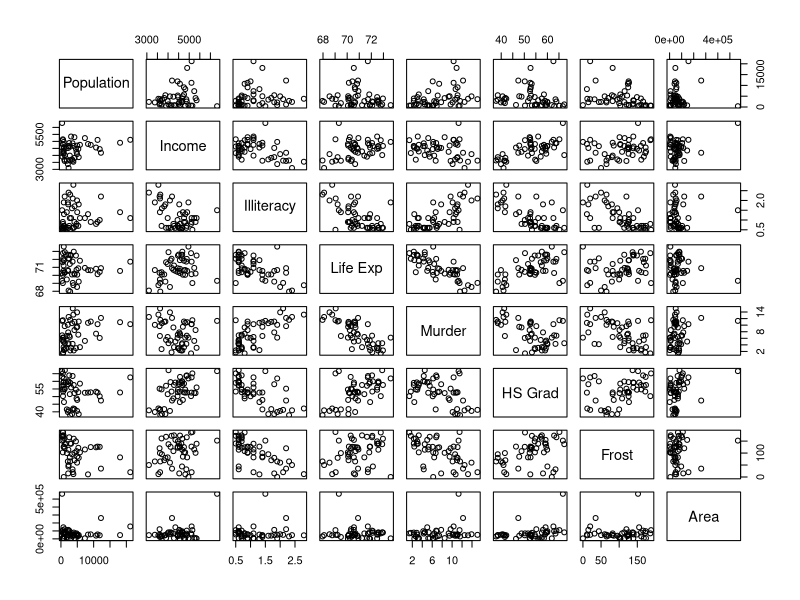
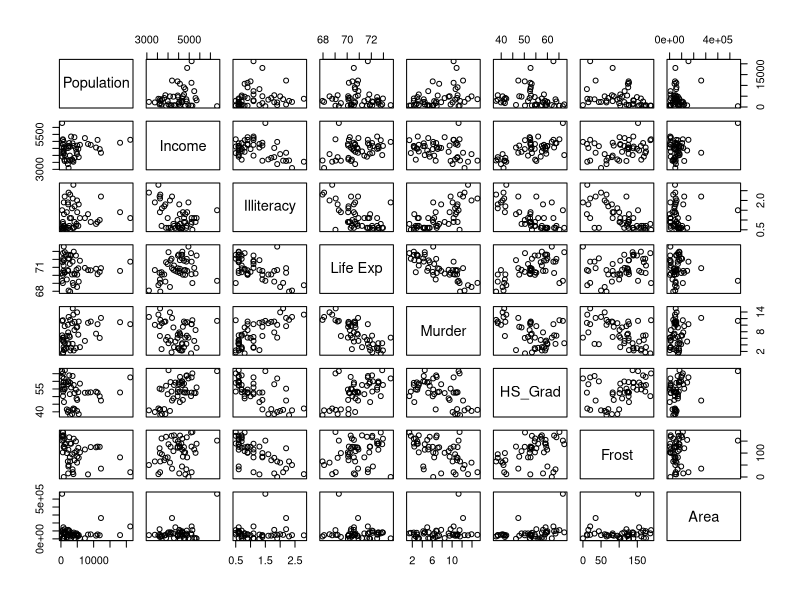
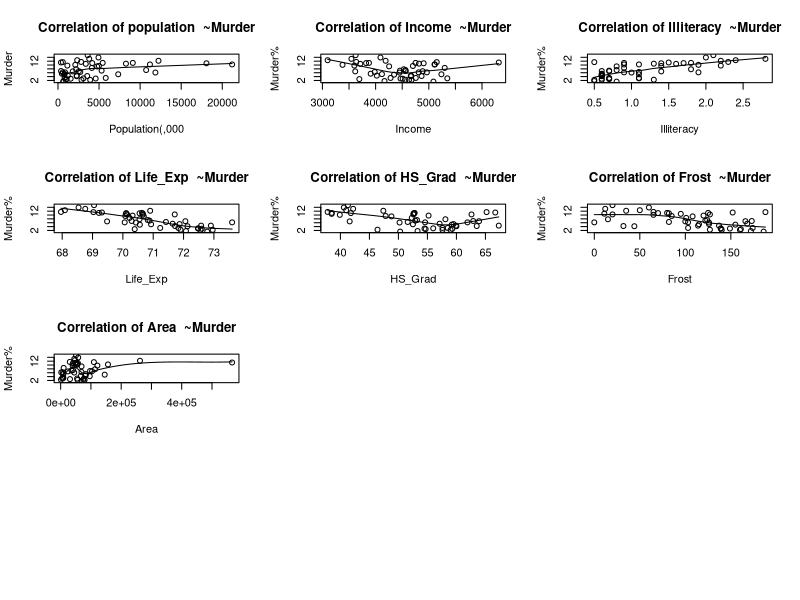
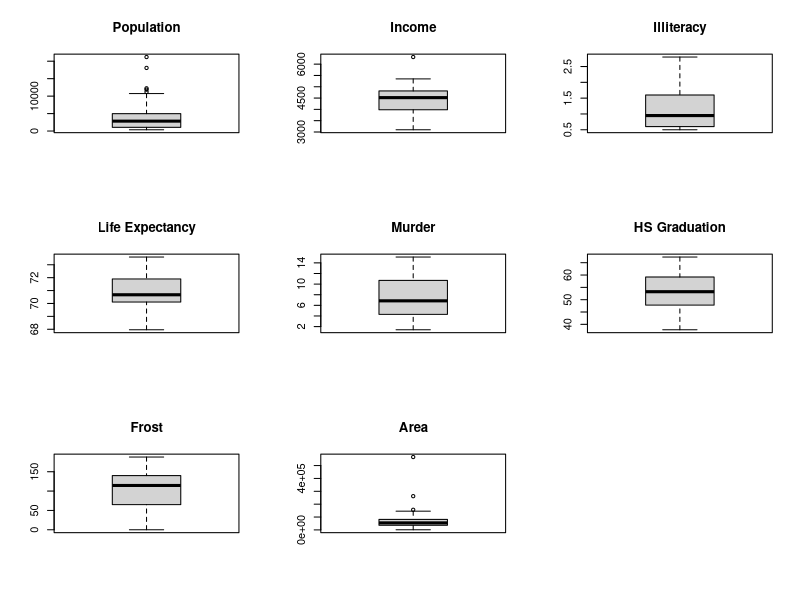

These figures' R source, in order: (Note: this script raises an error after producing the figures.)
state_data <- as.data.frame(state.x77)
state_data

View(state_data)
pairs(state_data)
cor(state_data)

names(state_data)[names(state_data) == "Life exp"] <- "Life_Exp"
names(state_data)[names(state_data) == "HS Grad"] <- "HS_Grad"
state_data

library(e1071)
windows(20,12)
pairs(state_data, smooth=FALSE, scale=FALSE, density=TRUE,ellipses=FALSE, method="spearman",
      pch=21, lm=FALSE,cor=TRUE, jiggle =FALSE, factor=2, hist.col=4,stars=TRUE,ci =TRUE)
warnings()

windows(20,12)
par(mfrow=c(4,3))
scatter.smooth(x=state_data$Population, y=state_data$Murder,
               main="Correlation of population  ~Murder",
               xlab="Population(,000",
               ylab="Murder")
scatter.smooth(x=state_data$Income, y=state_data$Murder,
               main="Correlation of Income  ~Murder",
               xlab="Income",
               ylab="Murder%")
scatter.smooth(x=state_data$Illiteracy, y=state_data$Murder,
               main="Correlation of Illiteracy  ~Murder",
               xlab="Illiteracy",
               ylab="Murder%")
scatter.smooth(x=state_data$`Life Exp`, y=state_data$Murder,
               main="Correlation of Life_Exp  ~Murder",
               xlab="Life_Exp",
               ylab="Murder%")
scatter.smooth(x=state_data$HS_Grad, y=state_data$Murder,
               main="Correlation of HS_Grad  ~Murder",
               xlab="HS_Grad",
               ylab="Murder%")
scatter.smooth(x=state_data$Frost, y=state_data$Murder,
               main="Correlation of Frost  ~Murder",
               xlab="Frost",
               ylab="Murder%")
scatter.smooth(x=state_data$Area, y=state_data$Murder,
               main="Correlation of Area  ~Murder",
               xlab="Area",
               ylab="Murder%")
View(state_data)

cor(state_data)
paste("Correlation for murder and forst:",round(cor(state_data$Murder,state_data$Frost),2))
paste("Correlation for murder and population:",round(cor(state_data$Murder,state_data$Population),2))
paste("Correlation for murder and income:",round(cor(state_data$Murder,state_data$Income),2))
paste("Correlation for murder and illiteracy:",round(cor(state_data$Murder,state_data$Illiteracy),2))
paste("Correlation for murder and Life Exp:",round(cor(state_data$Murder,state_data$`Life Exp`),2))
paste("Correlation for murder and hs_grad:",round(cor(state_data$Murder,state_data$HS_Grad),2))
paste("Correlation for murder and area:",round(cor(state_data$Murder,state_data$Area),2))


windows(16,20)

par(mfrow = c(3, 3))

boxplot(state_data$Population, main = "Population")

boxplot(state_data$Income, main = "Income")

boxplot(state_data$Illiteracy, main = "Illiteracy")

boxplot(state_data$`Life Exp`, main = "Life Expectancy")

boxplot(state_data$Murder, main = "Murder")

boxplot(state_data$HS_Grad, main = "HS Graduation")

boxplot(state_data$Frost, main = "Frost")

boxplot(state_data$Area, main = "Area")

outlier_values <-boxplot.stats(state_data$Population)$out
paste0("Population outliers: " , paste0(outlier_values, sep= ","))

#Removing outliers
states<-subset(state_data, state_data$Population!=9111
               &state_data$Population!=10735)
states

states <- state_data[!outliers,state_data$Income]

library(e1071)
windows(20,12)
par(mfrow = c(3, 3))
 plot(density(state_data$Murder),
     main = "Density plot: Murder",
     ylab="Frequency", xlab ="Murder",
     sub= paste0("Skewness:" ,round(e1071::skewness(state_data$Murder),2)))
     polygon(density(state_data$Murder),col="red")

     plot(density(state_data$Population),
          main = "Density plot: Population",
          ylab="Frequency", xlab ="Popuation",
          sub= paste0("Skewness:" ,round(e1071::skewness(state_data$Population),2)))
     polygon(density(state_data$Population),col="red")
     
     plot(density(state_data$Income),
          main = "Density plot: Income",
          ylab="Frequency", xlab ="Income",
          sub= paste0("Skewness:" ,round(e1071::skewness(state_data$Income),2)))
     polygon(density(state_data$Income),col="red")
     
     plot(density(state_data$Illiteracy),
          main = "Density plot: Illiteracy",
          ylab="Frequency", xlab ="Illiteracy",
          sub= paste0("Skewness:" ,round(e1071::skewness(state_data$Illiteracy),2)))
     polygon(density(state_data$Illiteracy),col="red")
     
     plot(density(state_data$`Life Exp`),
          main = "Density plot: `Life Exp`",
          ylab="Frequency", xlab ="`Life Exp`",
          sub= paste0("Skewness:" ,round(e1071::skewness(state_data$`Life Exp`),2)))
     polygon(density(state_data$`Life Exp`),col="red")
     
     plot(density(state_data$HS_Grad),
          main = "Density plot: `HS_Grad`",
          ylab="Frequency", xlab ="`Life Exp`",
          sub= paste0("Skewness:" ,round(e1071::skewness(state_data$HS_Grad),2)))
     polygon(density(state_data$HS_Grad),col="red")
     
     plot(density(state_data$Frost),
          main = "Density plot: Frost",
          ylab="Frequency", xlab ="Frost",
          sub= paste0("Skewness:" ,round(e1071::skewness(state_data$Frost),2)))
     polygon(density(state_data$Frost),col="red")
     
     plot(density(state_data$Area),
          main = "Density plot: Area",
          ylab="Frequency", xlab ="Area",
          sub= paste0("Skewness:" ,round(e1071::skewness(state_data$Area),2)))
     polygon(density(state_data$Area),col="red")
     
     

#Skewness of less than(<) -1 or greater than (>) 1 = highly skewed
#-1 to -0.5 and 0.5 to 1 = moderately skewed
#skewness of -0.5 to 0.5 = approx symetrical
     
paste0("skewness for murder :" ,round(e1071::skewness(state_data$Murder),2))
paste0("skewness for Population :" ,round(e1071::skewness(state_data$Population),2))
paste0("skewness for Life exp :" ,round(e1071::skewness(state_data$`Life Exp`),2))
paste0("skewness for Income :" ,round(e1071::skewness(state_data$Income),2))
paste0("skewness for Hs_Grad :" ,round(e1071::skewness(state_data$HS_Grad),2))
paste0("skewness for Frost :" ,round(e1071::skewness(state_data$Frost),2))
paste0("skewness for Area :" ,round(e1071::skewness(state_data$Area),2))

shapiro.test(state_data$Population)
shapiro.test(state_data$Murder)
shapiro.test(state_data$Area)
shapiro.test(state_data$Income)
shapiro.test(state_data$`Life Exp`)
shapiro.test(state_data$HS_Grad)
shapiro.test(state_data$Frost)

attach(states)
install.packages("MASS")
library(MASS)
View(states)
box_cox_transform<-boxcox(Murder~Population)
box_cox_transform
windows(20,16)
lambda <- box_cox_transform$x[which.max(box_cox_transform$y)]
lambda
normalise_Population <-(Murder^lambda-1)/lambda
normalise_Population

hist(normalise_Population)
shapiro.test(normalise_Population)

states$Population_new <-normalise_Population
shapiro.test(states$Population_new)
states$Income_new <-normalise_Population
shapiro.test(states$Income_new)
states$Illiteracy_new<-normalise_Population
shapiro.test(states$Illiteracy_new)
states$Murder_new <-normalise_Population
shapiro.test(states$Murder_new)
states$HS_Grad_new <-normalise_Population
shapiro.test(states$HS_Grad_new)
states$Frost_new <-normalise_Population
shapiro.test(states$HS_Grad_new)
states$Area_new <-normalise_Population
shapiro.test(states$Area_new)
View(states)

str(states)
attach(states)
model_1<-lm(Murder~Population_new+Income_new+Illiteracy_new+
              Life_Exp_new+HS_Grad_new+Area_new+Frost_new)
model_1



